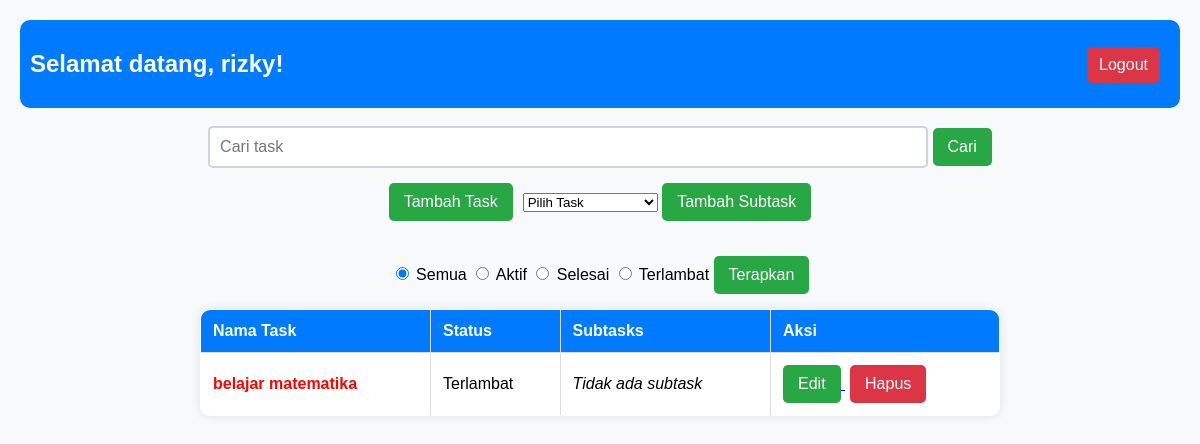
Screenshot of /dashboard.php (signed in) with the database file from the repository.
### tables this page shows
CREATE TABLE `tasks` (
  `id` int(11) NOT NULL,
  `name` varchar(255) NOT NULL,
  `status` tinyint(1) DEFAULT 0,
  `user_id` int(11) NOT NULL,
  `deadline` datetime DEFAULT NULL,
  `priority` tinyint(1) DEFAULT 0
);

### dashboard.php (the view, shortened to what this page needs)
<?php
include 'koneksi.php';
$user_id = $_SESSION['user_id'];
$search_query = "";
$subtasks_by_parent = [];
?>
<!DOCTYPE html>
<html lang="en">
<head>
</head>
<body>
<div class="top-bar">
    <h2>Selamat datang, <?= htmlspecialchars($_SESSION['username']) ?>!</h2>
    <form method="POST" action="logout.php">
        <button type="submit" class="logout-btn">Logout</button>
    </form>
</div>
    <br>
    <form method="POST">
        <input type="text" name="search_query" placeholder="Cari task" value="<?= htmlspecialchars($search_query) ?>">
        <button type="submit" name="search">Cari</button>
    </form>
    <div class="button-container">
        <a href="tambah_task.php">
            <button>Tambah Task</button>
        </a>
        <form method="GET" action="tambah_subtask.php">
            <select name="task_id" required>
                <option value="">Pilih Task</option>
            </select>
            <button type="submit">Tambah Subtask</button>
        </form>
    </div>
<form method="POST">
    <label>
        <input type="radio" name="filter" value="all" checked> Semua
    </label>
    <label>
        <input type="radio" name="filter" value="active"> Aktif
    </label>
    <label>
        <input type="radio" name="filter" value="completed"> Selesai
    </label>
    <label>
        <input type="radio" name="filter" value="overdue"> Terlambat
    </label>
    <button type="submit" name="apply_filter">Terapkan</button>
</form>
<?php
$filter_condition = "";
$tasks = $conn->query("
    SELECT * FROM tasks
    WHERE user_id = '$user_id' $filter_condition
    ORDER BY priority DESC, (SELECT MIN(status) FROM subtasks WHERE parent_id = tasks.id) ASC, status ASC, id ASC
");
?>
    <table border="1">
        <thead>
            <tr>
                <th>Nama Task</th>
                <th>Status</th>
                <th>Subtasks</th>
                <th>Aksi</th>
            </tr>
        </thead>
        <tbody>
        <?php if ($tasks->num_rows > 0): ?>
        <?php while ($task = $tasks->fetch_assoc()): ?>
            <?php $isOverdue = ($task['status'] == '0' && strtotime($task['deadline']) < time()); ?>
            <tr>
            <td class="<?= $task['status'] == 1 ? 'completed' : ($task['status'] == 2 ? 'overdue' : '') ?>">
                    <?= htmlspecialchars($task['name']) ?>
                </td>
                <td>
                    <?= $task['status'] == 1 ? 'Selesai' : ($task['status'] == 2 ? 'Terlambat' : 'Belum Selesai') ?>
                </td>
                <td>
                    <?php if (isset($subtasks_by_parent[$task['id']])): ?>
                        <ul>
                            <?php foreach ($subtasks_by_parent[$task['id']] as $subtask): ?>
                                <li>
                                    <form method="POST" style="display: inline;" onsubmit="setTimeout(() => location.reload(), 100);">
                                        <input type="hidden" name="subtask_id" value="<?= $subtask['id'] ?>">
                                        <input type="hidden" name="parent_id" value="<?= $task['id'] ?>">
                                        <input type="checkbox" class="subtask-checkbox"
                                            data-id="<?= $subtask['id'] ?>"
                                            data-parent="<?= $task['id'] ?>"
                                            <?= $subtask['status'] == '1' ? 'checked disabled' : '' ?> <?= $isOverdue ? 'disabled' : '' ?>
                                    </form>
                                    <span class="<?= $subtask['status'] == '1' ? 'completed' : '' ?>">
                                        <?= htmlspecialchars($subtask['name']) ?>
                                    </span>
                                </li>
                            <?php endforeach; ?>
                        </ul>
                    <?php else: ?>
                        <em>Tidak ada subtask</em>
                    <?php endif; ?>
                </td>
                        <td>
                        <?php
                            $isOverdue = ($task['status'] == '0' && strtotime($task['deadline']) < time());
                            $isCompleted = ($task['status'] == '1');
                            ?>
                            <?php if (!$isOverdue && !$isCompleted):  ?>
                                <a href="update.php?id=<?= $task['id'] ?>">
                                    <button type="button" class="edit-btn">Edit</button>
                                </a>
                            <?php endif; ?>
                            <form method="POST" class="inline">
                                <button type="submit" name="delete_task" class="delete-btn">Hapus</button>
                            </form>
                        </td>
                    </tr>
                <?php endwhile; ?>
            <?php else: ?>
                <tr>
                    <td colspan="4">Tidak ada task ditemukan.</td>
                </tr>
            <?php endif; ?>
        </tbody>
    </table>
</body>
</html>

### dashboard.php (style rules this page uses)
body { font-family: 'Poppins', sans-serif; margin: 0; padding: 20px; background-color: #f8f9fa; text-align: center; }
form { margin-bottom: 15px; }
input[type="text"] { padding: 10px; width: 60%; border: 2px solid #ced4da; border-radius: 5px; font-size: 16px; }
.button-container { display: flex; justify-content: center; gap: 10px; margin-bottom: 20px; }
button { padding: 10px 15px; border: none; border-radius: 5px; background-color: #28a745; color: white; font-size: 16px; cursor: pointer; transition: 0.3s; }
table { width: 100%; max-width: 800px; margin: 0 auto; border-collapse: collapse; background: white; box-shadow: 0px 0px 10px rgba(0, 0, 0, 0.1); border-radius: 10px; overflow: hidden; }
th, td { padding: 12px; border: 1px solid #ddd; text-align: left; }
th { background-color: #007bff; color: white; }
.overdue { color: red; font-weight: bold; }
.top-bar { display: flex; justify-content: space-between; align-items: center; padding: 10px; background-color: #007bff; border-radius: 10px; color: white; }
.logout-btn { background-color: #dc3545; color: white; border: none; margin-top: 17px; margin-right: 10px; padding: 9px 12px; border-radius: 5px; cursor: pointer; }
form.inline { display: inline; }
.delete-btn { background-color: #dc3545; margin-left: 5px; }

### rows the page displays
tasks: name "belajar matematika", status "Terlambat", shows "Tidak ada subtask"

### other values shown
$_SESSION['username'] "rizky"
